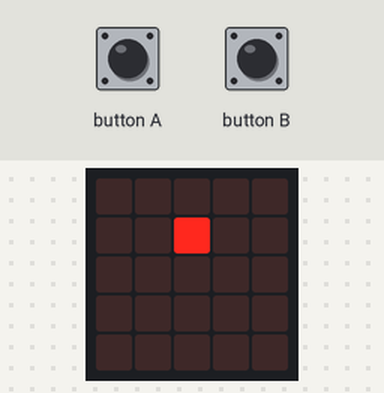
This program was run on a simulated BBC micro:bit (MakeCode). Parts: the board's 5×5 LED display. The inputs (shaded band) are chosen by the test bench.

Above: at 1.2 s.
1.3 s: button A pressed for 0.15 s
At 1.9 s:
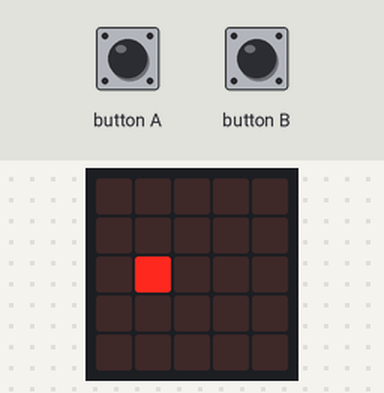
4.4 s: button B pressed for 0.15 s
At 5.4 s:
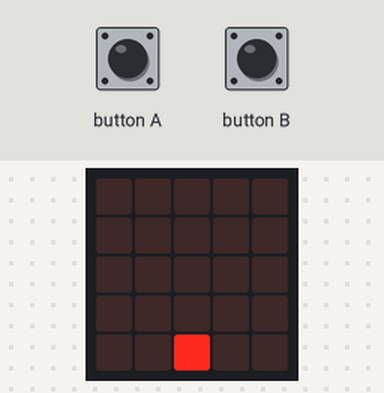
7.5 s: button B pressed for 0.15 s
At 8.4 s:
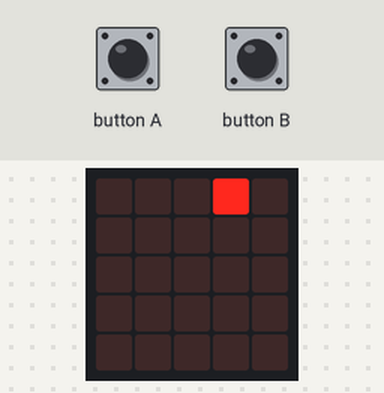
10.6 s: button B pressed for 0.15 s
At 11.4 s:
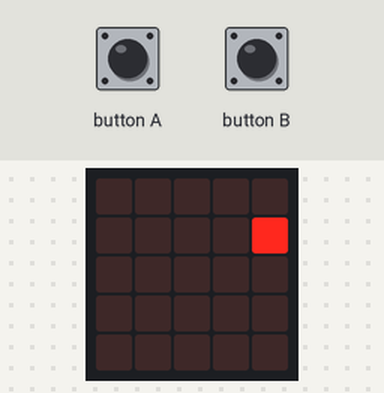
13.7 s: button B pressed for 0.15 s
At 14.3 s:
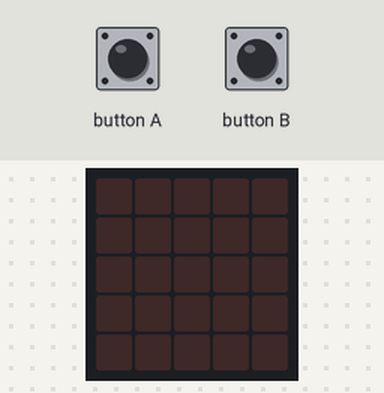
14.4 s: button A pressed 5 times (0.12 s each, 0.3 s apart)
At 15.0 s:
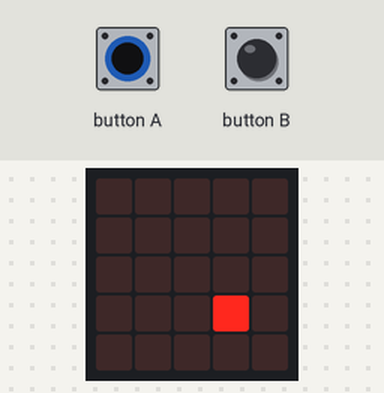
Timing chart, 0 to 17.4 s (numbered marks = the images above; inputs shaded):
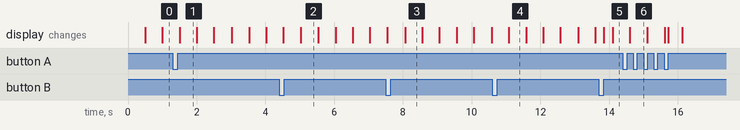

The program:

main.ts
```typescript
input.onButtonPressed(Button.A, function () {
    X += -1
    if (X < 0) {
        basic.showIcon(IconNames.No)
        basic.pause(5000)
        X = 0
    }
})
input.onButtonPressed(Button.B, function () {
    X += 1
    if (X > 4) {
        basic.showIcon(IconNames.No)
        X = 4
    }
})
let X = 0
X = 2
basic.forever(function () {
    for (let Y = 0; Y <= 4; Y++) {
        basic.pause(500)
        basic.clearScreen()
        led.plot(X, Y)
    }
})
```

test.ts
```typescript
// aquí va el archivo "tests"; esto no se compilará cuando este paquete se utilice como una extensión.
```

Measured:
- after the input at 1.3 s, the display: changes after 0.20 s (image 1)
- after the input at 4.4 s, the display: first differs from a run without the input after 0.62 s (image 2)
- after the input at 7.5 s, the display: first differs from a run without the input after 0.56 s (image 3)
- after the input at 10.6 s, the display: changes after 0.48 s (image 4)
- after the input at 13.7 s, the display: first changes after 0.15 s (image 5 shows a later state)
- after the input at 14.4 s, the display: changes after 0.20 s (image 6)
- what the display in image 1 shows lasts 0.5 s, from 1.5 s to 2.0 s
